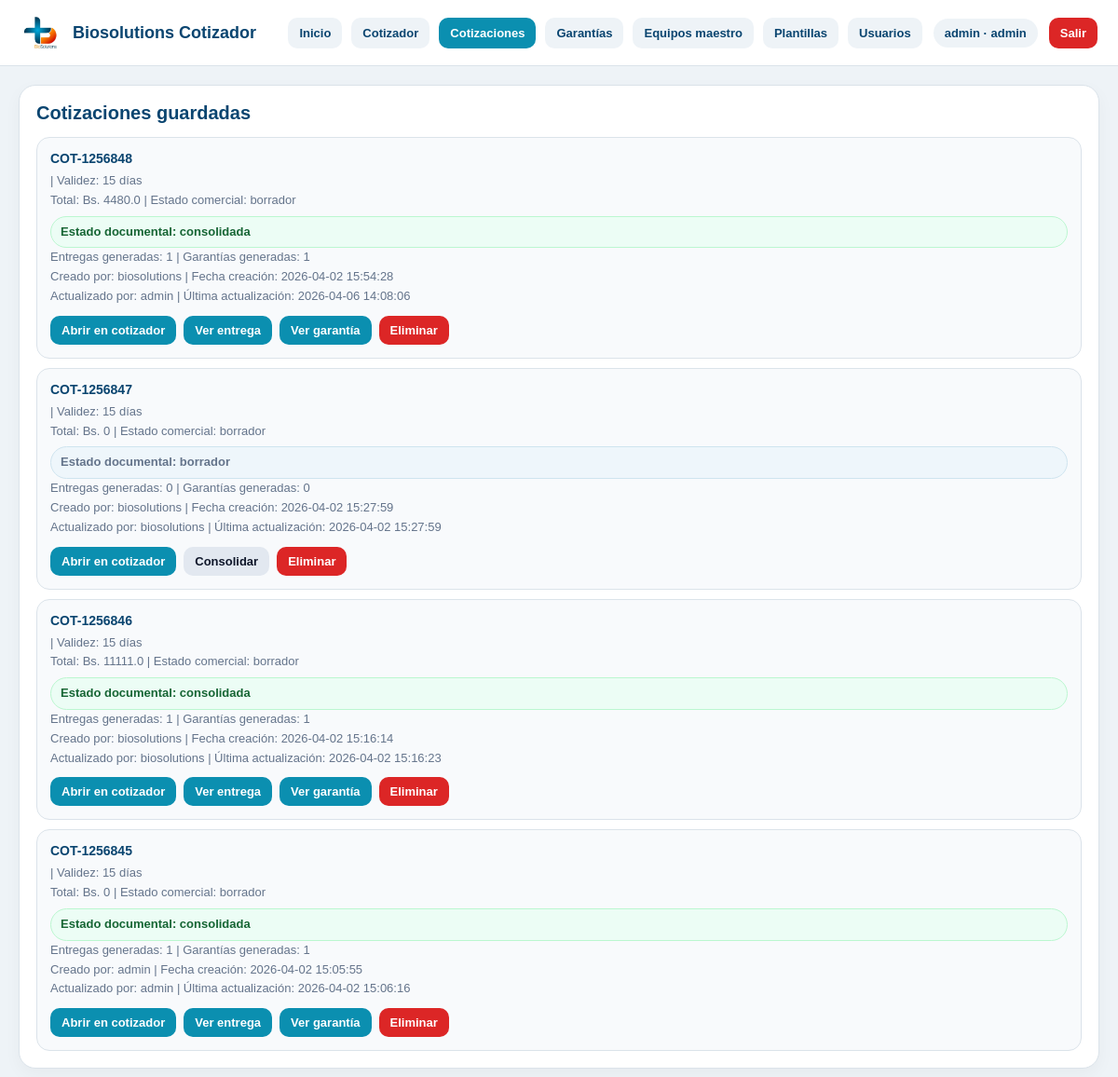
The app's page /cotizaciones (signed in), older data.
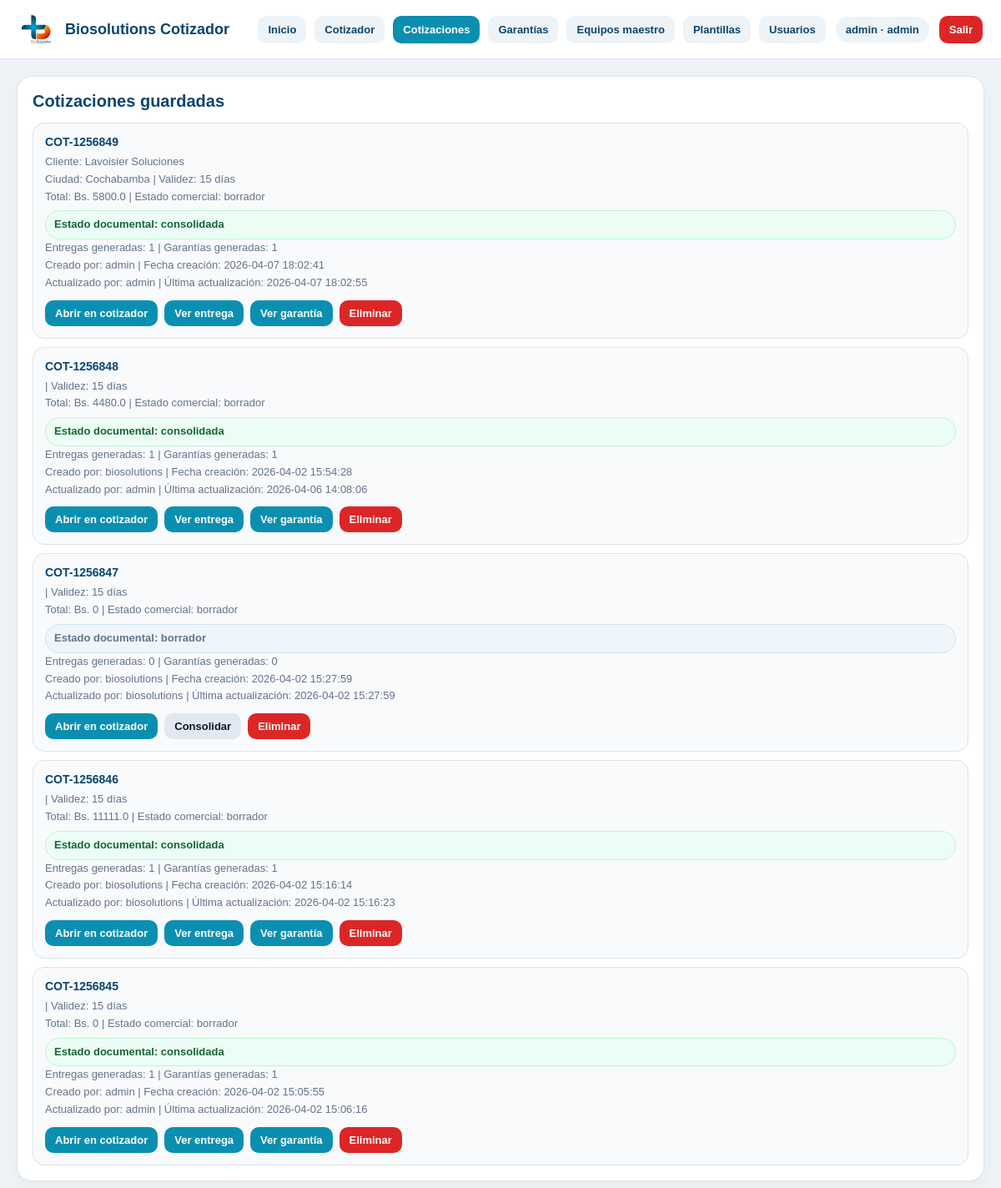
The same page, newer data.
### tables this page shows
CREATE TABLE cotizaciones (
    id INTEGER PRIMARY KEY AUTOINCREMENT,
    numero TEXT,
    fecha TEXT,
    cliente TEXT,
    atencion TEXT,
    ciudad TEXT,
    validez TEXT,
    forma_pago TEXT,
    observaciones TEXT,
    moneda TEXT DEFAULT 'BOB',
    total REAL DEFAULT 0,
    estado TEXT DEFAULT 'borrador'
, payload_json TEXT, creado_por_user_id INTEGER, actualizado_por_user_id INTEGER, creado_en TEXT, actualizado_en TEXT, estado_documental TEXT DEFAULT 'borrador');

CREATE TABLE usuarios (
    id INTEGER PRIMARY KEY AUTOINCREMENT,
    username TEXT NOT NULL UNIQUE,
    password_hash TEXT NOT NULL,
    nombre TEXT,
    rol TEXT NOT NULL DEFAULT 'editor',
    activo INTEGER NOT NULL DEFAULT 1,
    creado_en TEXT NOT NULL DEFAULT CURRENT_TIMESTAMP
);

### app.py (the view)
@app.route("/cotizaciones")
@login_required
def cotizaciones_page():
    conn = get_db_connection()
    ensure_auth_schema(conn)
    cotizaciones = conn.execute("""
        SELECT
            c.*,
            uc.username AS creado_por_username,
            ua.username AS actualizado_por_username,
            (
                SELECT COUNT(1)
                FROM entregas e
                WHERE e.cotizacion_id = c.id
            ) AS entregas_count,
            (
                SELECT e.id
                FROM entregas e
                WHERE e.cotizacion_id = c.id
                ORDER BY e.id DESC
                LIMIT 1
            ) AS ultima_entrega_id,
            (
                SELECT COUNT(1)
                FROM garantias g
                WHERE g.cotizacion_id = c.id
            ) AS garantias_count,
            (
                SELECT g.id
                FROM garantias g
                WHERE g.cotizacion_id = c.id
                ORDER BY g.id DESC
                LIMIT 1
            ) AS ultima_garantia_id
        FROM cotizaciones c
        LEFT JOIN usuarios uc ON uc.id = c.creado_por_user_id
        LEFT JOIN usuarios ua ON ua.id = c.actualizado_por_user_id
        ORDER BY c.id DESC
    """).fetchall()
    conn.close()
    return render_template("cotizaciones.html", cotizaciones=cotizaciones, active_page="cotizaciones")

### app.py (called while the page is built)
def get_db_connection():
    conn = sqlite3.connect(DB_PATH, timeout=10)
    conn.row_factory = sqlite3.Row
    return conn

def ensure_payload_json_column(conn):
    columns = conn.execute("PRAGMA table_info(cotizaciones)").fetchall()
    column_names = [col["name"] for col in columns]
    if "payload_json" not in column_names:
        conn.execute("ALTER TABLE cotizaciones ADD COLUMN payload_json TEXT")
        conn.commit()

def ensure_users_table(conn):
    conn.execute("""
        CREATE TABLE IF NOT EXISTS usuarios (
            id INTEGER PRIMARY KEY AUTOINCREMENT,
            username TEXT NOT NULL UNIQUE,
            password_hash TEXT NOT NULL,
            nombre TEXT,
            rol TEXT NOT NULL DEFAULT 'editor',
            activo INTEGER NOT NULL DEFAULT 1,
            creado_en TEXT NOT NULL DEFAULT CURRENT_TIMESTAMP
        )
    """)
    conn.commit()

def ensure_documentos_schema(conn):
    ensure_payload_json_column(conn)
    ensure_cotizaciones_audit_columns(conn)
    ensure_cotizacion_documental_column(conn)
    ensure_entregas_table(conn)
    ensure_garantias_table(conn)

def ensure_auth_schema(conn):
    ensure_users_table(conn)
    ensure_documentos_schema(conn)

### templates/cotizaciones.html (shortened to what this page needs)
{% extends "base.html" %}
{% block content %}
<section class="page-card">
  <h2>Cotizaciones guardadas</h2>
  {% if cotizaciones %}
    <div class="lib-list">
      {% for c in cotizaciones %}
        <div class="lib-card">
          <strong>{{ c["numero"] or "Sin número" }}</strong>
          <span>
            {% if c["cliente"] %}Cliente: {{ c["cliente"] }}{% endif %}
          </span>
          <span>
            {% if c["ciudad"] %}Ciudad: {{ c["ciudad"] }}{% endif %}
            {% if c["validez"] %} | Validez: {{ c["validez"] }}{% endif %}
          </span>
                 <span>
            Total: Bs. {{ c["total"] or 0 }}
            {% if c["estado"] %} | Estado comercial: {{ c["estado"] }}{% endif %}
          </span>
          <span class="status-chip {% if (c['estado_documental'] or 'borrador') == 'consolidada' %}consolidada{% endif %}">
            Estado documental: {{ c["estado_documental"] or "borrador" }}
          </span>
          <span>
            Entregas generadas: {{ c["entregas_count"] or 0 }}
            | Garantías generadas: {{ c["garantias_count"] or 0 }}
          </span>
          <span>
            Creado por: {{ c["creado_por_username"] or "N/D" }}
            {% if c["creado_en"] %} | Fecha creación: {{ c["creado_en"] }}{% endif %}
          </span>
          <span>
            Actualizado por: {{ c["actualizado_por_username"] or "N/D" }}
            {% if c["actualizado_en"] %} | Última actualización: {{ c["actualizado_en"] }}{% endif %}
          </span>
                     <div class="actions">
            <a href="{{ url_for('cotizador') }}?cotizacion_id={{ c['id'] }}">Abrir en cotizador</a>
            {% if current_role in ['admin', 'editor'] and (c["estado_documental"] or "borrador") != "consolidada" %}
              <form method="post"
                    action="{{ url_for('consolidar_cotizacion', cotizacion_id=c['id']) }}"
                    class="inline-form"
                    onsubmit="return confirm('¿Consolidar esta cotización? Luego podrás generar acta de entrega y garantía.');">
                <button type="submit" class="secondary-btn">Consolidar</button>
              </form>
            {% endif %}
            {% if current_role in ['admin', 'editor'] and (c["estado_documental"] or "borrador") == "consolidada" %}
              {% if (c["entregas_count"] or 0) == 0 %}
                <form method="post"
                      action="{{ url_for('generar_entrega_desde_cotizacion', cotizacion_id=c['id']) }}"
                      class="inline-form">
                  <button type="submit" class="secondary-btn">Generar acta de entrega</button>
                </form>
              {% else %}
                <a href="{{ url_for('entrega_detail_page', entrega_id=c['ultima_entrega_id']) }}">Ver entrega</a>
                {% endif %}
              {% if (c["garantias_count"] or 0) == 0 %}
                <form method="post"
                      action="{{ url_for('generar_garantia_desde_cotizacion', cotizacion_id=c['id']) }}"
                      class="inline-form">
                  <button type="submit" class="secondary-btn">Generar garantía</button>
                </form>
              {% else %}
                <a href="{{ url_for('garantia_detail_page', garantia_id=c['ultima_garantia_id']) }}">Ver garantía</a>
              {% endif %}
            {% endif %}
            {% if current_role == 'admin' %}
              <form method="post"
                    action="{{ url_for('eliminar_cotizacion', cotizacion_id=c['id']) }}"
                    onsubmit="return confirm('¿Eliminar esta cotización de la base de datos? Esta acción no se puede deshacer.');"
                    style="display:inline;">
                <button type="submit" class="danger-btn">Eliminar</button>
              </form>
            {% endif %}
          </div>
        </div>
      {% endfor %}
    </div>
  {% else %}
    <p class="tiny-note">Todavía no hay cotizaciones guardadas en la base.</p>
  {% endif %}
</section>
{% endblock %}

Row changes from the older to the newer data that the page shows:
added cotizaciones: numero "COT-1256849", cliente "Lavoisier Soluciones", ciudad "Cochabamba", validez "15 días", total "5800.0", estado "borrador", estado_documental "consolidada", c "1", username "admin", creado_en "2026-04-07 18:02:41", actualizado_en "2026-04-07 18:02:55"
